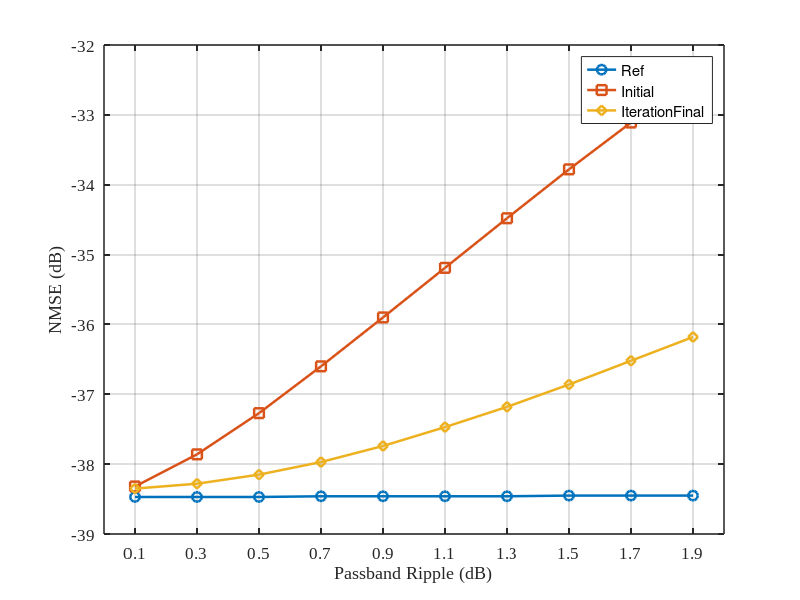

This chart was generated by the following MATLAB code:
clc;
clear;
close all;

% BW=80 新 H1 构造下的纹波扫描结果（标称纹波 0.1–1.9 dB，步进 0.2 dB）
Rp_dB = 0.1:0.2:1.9;   % dB

NMSE_Ref           = [-38.47 -38.47 -38.47 -38.46 -38.46 -38.46 -38.46 -38.45 -38.45 -38.45];
NMSE_Initial       = [-38.32 -37.86 -37.27 -36.60 -35.90 -35.19 -34.48 -33.78 -33.11 -32.45];
NMSE_IterationFinal = [-38.35 -38.28 -38.15 -37.97 -37.74 -37.47 -37.18 -36.86 -36.52 -36.18];

figure;

plot(Rp_dB, NMSE_Ref,            '-o', 'LineWidth', 1.8, 'MarkerSize', 7); hold on;
plot(Rp_dB, NMSE_Initial,        '-s', 'LineWidth', 1.8, 'MarkerSize', 7);
plot(Rp_dB, NMSE_IterationFinal, '-d', 'LineWidth', 1.8, 'MarkerSize', 7);

grid on;
box on;

xlabel('Passband Ripple (dB)', 'FontSize', 13);
ylabel('NMSE (dB)', 'FontSize', 13);

legend({'Ref', 'Initial', 'IterationFinal'}, ...
       'Location', 'best', 'FontSize', 11);

set(gca, 'XTick', Rp_dB);
set(gca, 'FontName', 'Times New Roman', 'FontSize', 12);
set(gca, 'FontSize', 12, 'LineWidth', 1.1);

% 保存曲线到 results/ 目录
saveas(gcf, fullfile(fileparts(mfilename('fullpath')), 'NMSE_vs_ripple_BW80.png'));
